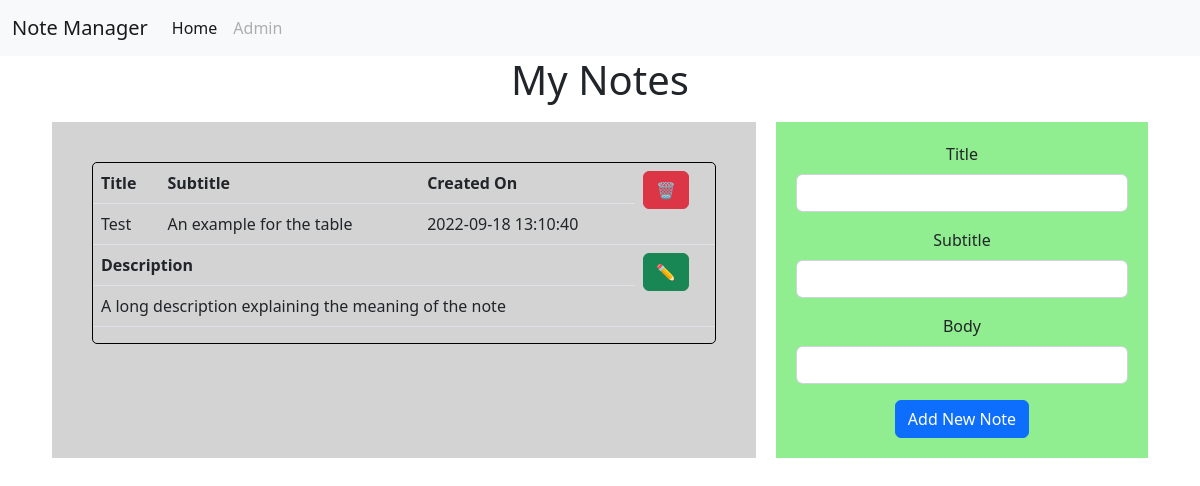
Before: / with the older database file.
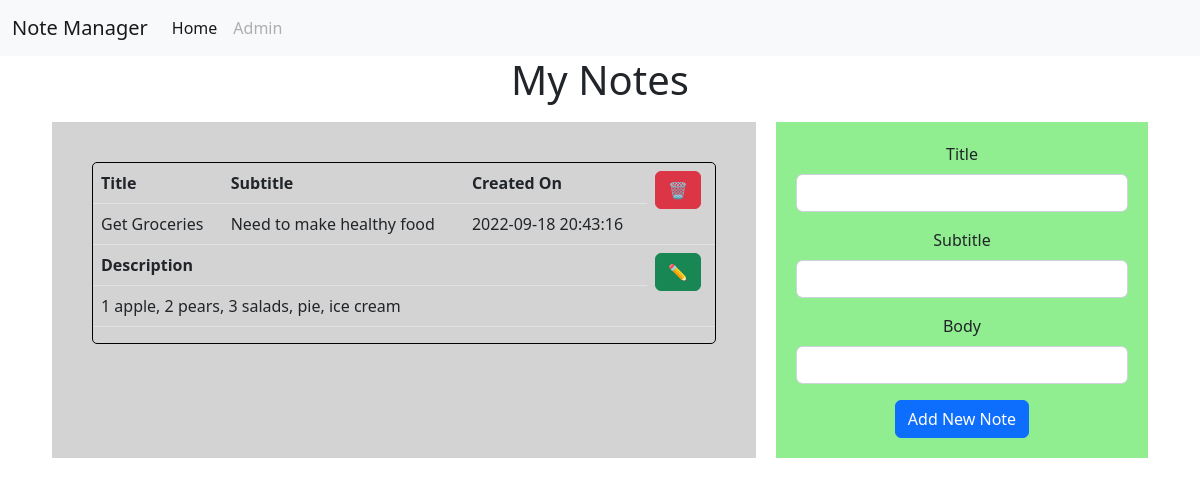
After: the same page with the newer database file.
### tables this page shows
CREATE TABLE notes (
id INTEGER PRIMARY KEY AUTOINCREMENT,
title VARCHAR(45),
subtitle VARCHAR(45),
body VARCHAR(512),
date TIMESTAMP DATE DEFAULT (datetime('now','localtime')));

### app/routes.py (the view)
@app.get("/")
def index():
    response = dict(DATA)
    response["all_notes"] = notes.scan()
    scan_data = response.get("all_notes")
    return render_template("index.html", data=scan_data)

### app/database/__init__.py (called while the page is built)
def get_db():
    db = getattr(g, "_database", None)
    if not db:
        db = g._database = sqlite3.connect(DATABASE_URL)
    return db

### app/database/notes.py (called while the page is built)
def scan():
    statement = "SELECT * FROM notes"
    conn = get_db()
    cursor = conn.cursor()
    cursor.execute(statement, ())
    out = cursor.fetchall()
    cursor.close()
    return out

### app/templates/index.html (shortened to what this page needs)
{% extends 'base.html' %}
{% block contents %}
<div class="container" style="text-align: center;">
    <h1>My Notes</h1>
</div>
<div class="container" style="display:flex;">
    <div class="container" style="flex: 2; background: lightgray; margin: 10px; padding: 20px;">
        {% for each in data %}
        <div style="margin: 20px; border: 1px solid black; border-radius: 5px;">
        <table class="table">
            <tr>
                <th>Title</th>
                <th>Subtitle</th>
                <th>Created On</th>
                <th rowspan="2"><a class="btn btn-danger" href="{{ url_for('delete_one_note', key=each[0]) }}">🗑️</a></th>
            </tr>
            <tr>
                <td>{{ each[1] }}</td>
                <td>{{ each[2] }}</td>
                <td>{{ each[4] }}</td>
            </tr>
            <tr>
                <th colspan="3">Description</th>
                <th rowspan="2"><a class="btn btn-success" href="{{ url_for('get_one_note', key=each[0]) }}" method="POST">✏️</a></th>
            </tr>
            <tr>
                <td colspan="3">{{ each[3] }}</td>
            </tr>
        </table>
        </div>
        {% endfor %}
    </div>
    <div class="container" style="flex: 1; background: lightgreen; margin: 10px; padding: 20px; text-align: center;">
        <form action="{{ url_for('create_note') }}" method="POST">
            <div class="mb-3">
                <label for="title" class="form-label" >Title</label>
                <input type="text" id="title" name="title" class="form-control">
            </div>
            <div class="mb-3">
                <label for="subtitle" class="form-label">Subtitle</label>
                <input type="text" id="subtitle" name="subtitle" class="form-control">
            </div>
            <div class="mb-3">
                <label for="body" class="form-label">Body</label>
                <input type="textarea" id="body" name="body" class="form-control">
             </div>
            <input type="submit" value="Add New Note" class="btn btn-primary">
        </form>
    </div>
</div>
{% endblock contents %}

### app/templates/base.html (shortened to what this page needs)
<!DOCTYPE html>
<html lang="en">
<head>
        <link href="https://cdn.jsdelivr.net/npm/bootstrap@5.2.1/dist/css/bootstrap.min.css" rel="stylesheet">
</head>
<body>
    <nav class="navbar navbar-expand-lg bg-light">
        <div class="container-fluid">
          <a class="navbar-brand" href="{{ url_for('index') }}">Note Manager</a>
          <div class="collapse navbar-collapse" id="navbarNav">
            <ul class="navbar-nav">
              <li class="nav-item">
                <a class="nav-link active" aria-current="page" href="{{ url_for('index') }}">Home</a>
              </li>
              <li class="nav-item">
                <a class="nav-link disabled">Admin</a>
              </li>
            </ul>
          </div>
        </div>
      </nav>
    {% block contents %}
    {% endblock contents %}
</body>
</html>

Changed rows visible on the page:
removed notes: title "Test", subtitle "An example for the table", date "2022-09-18 13:10:40", body "A long description explaining the meaning of the note"
added notes: title "Get Groceries", subtitle "Need to make healthy food", date "2022-09-18 20:43:16", body "1 apple, 2 pears, 3 salads, pie, ice cream"
